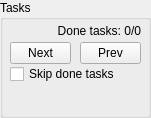
        <widget class="QGroupBox" name="groupBox_2">
         <property name="enabled">
          <bool>true</bool>
         </property>
         <property name="geometry">
          <rect>
           <x>171</x>
           <y>10</y>
           <width>151</width>
           <height>118</height>
          </rect>
         </property>
         <property name="autoFillBackground">
          <bool>false</bool>
         </property>
         <property name="styleSheet">
          <string notr="true"/>
         </property>
         <property name="title">
          <string>Tasks</string>
         </property>
         <property name="flat">
          <bool>false</bool>
         </property>
         <property name="checkable">
          <bool>false</bool>
         </property>
         <widget class="QPushButton" name="btn_prevTask">
          <property name="geometry">
           <rect>
            <x>80</x>
            <y>42</y>
            <width>61</width>
            <height>22</height>
           </rect>
          </property>
          <property name="text">
           <string>Prev</string>
          </property>
         </widget>
         <widget class="QCheckBox" name="ckbx_skipDoneTasks">
          <property name="geometry">
           <rect>
            <x>10</x>
            <y>64</y>
            <width>131</width>
            <height>20</height>
           </rect>
          </property>
          <property name="text">
           <string>Skip done tasks</string>
          </property>
         </widget>
         <widget class="QPushButton" name="btn_nextTask">
          <property name="geometry">
           <rect>
            <x>10</x>
            <y>42</y>
            <width>61</width>
            <height>22</height>
           </rect>
          </property>
          <property name="text">
           <string>Next</string>
          </property>
         </widget>
         <widget class="QLabel" name="done_tasks">
          <property name="geometry">
           <rect>
            <x>10</x>
            <y>20</y>
            <width>131</width>
            <height>22</height>
           </rect>
          </property>
          <property name="text">
           <string>Done tasks: 0/0</string>
          </property>
          <property name="alignment">
           <set>Qt::AlignRight|Qt::AlignTrailing|Qt::AlignVCenter</set>
          </property>
         </widget>
        </widget>
